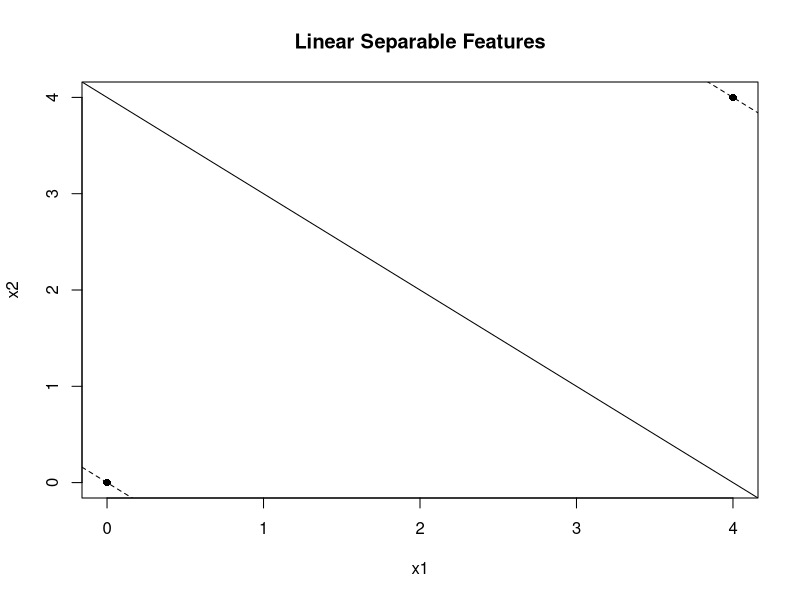

Recreate this plot in R.
#kernlab

require('kernlab')

kfunction <- function(linear =0, quadratic=0)
{
  k <- function (x,y)
  {
    linear*sum((x)*(y)) + quadratic*sum((x^2)*(y^2))
  }
  class(k) <- "kernel"
  k
}
x = c(0,4)
y = c(0,4)
Z = c(1,2)
x1 = matrix(cbind(x,y),,2)
svp <- ksvm(x1,Z,type="C-svc",C = 100, kernel=kfunction(1,0),scaled=c())



#svp <- ksvm(datos$Z~.,data=datos,type="C-svc",C = 100, kernel=kfunction(1,0),scaled=c())


plot(c(min(x1[,1]), max(x1[,1])),c(min(x1[,2]), max(x1[,2])),type='n',xlab='x1',ylab='x2')
title(main='Linear Separable Features')
ymat <- ymatrix(svp)
points(x1[-SVindex(svp),1], x1[-SVindex(svp),2], pch = ifelse(ymat[-SVindex(svp)] < 0, 2, 1))
points(x1[SVindex(svp),1], x1[SVindex(svp),2], pch = ifelse(ymat[SVindex(svp)] < 0, 17, 16))

# Extract w and b from the model
w <- colSums(coef(svp)[[1]] * x1[SVindex(svp),])
b <- b(svp)

# Draw the lines
abline(b/w[2],-w[1]/w[2])
abline((b+1)/w[2],-w[1]/w[2],lty=2)
abline((b-1)/w[2],-w[1]/w[2],lty=2)
